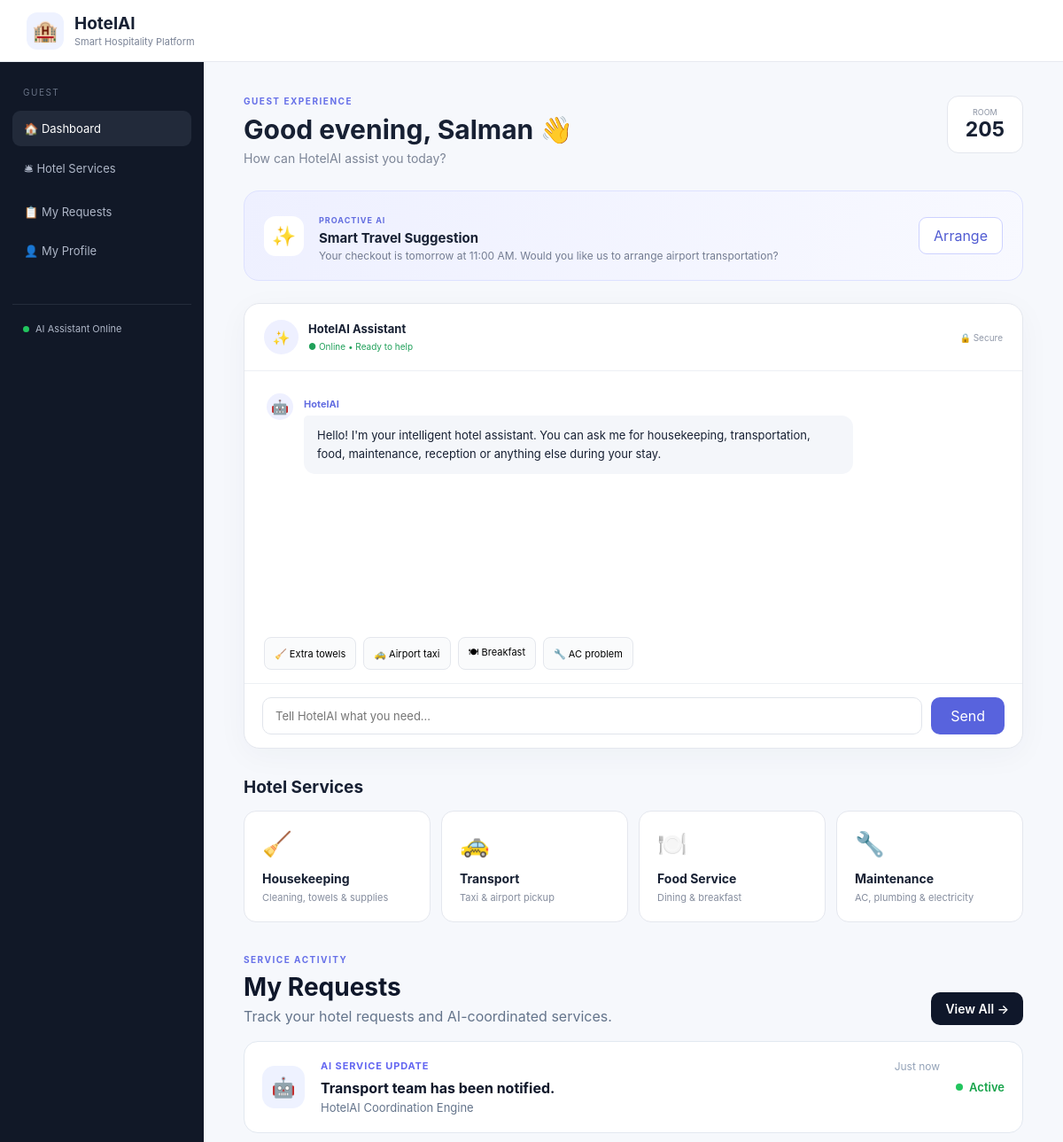
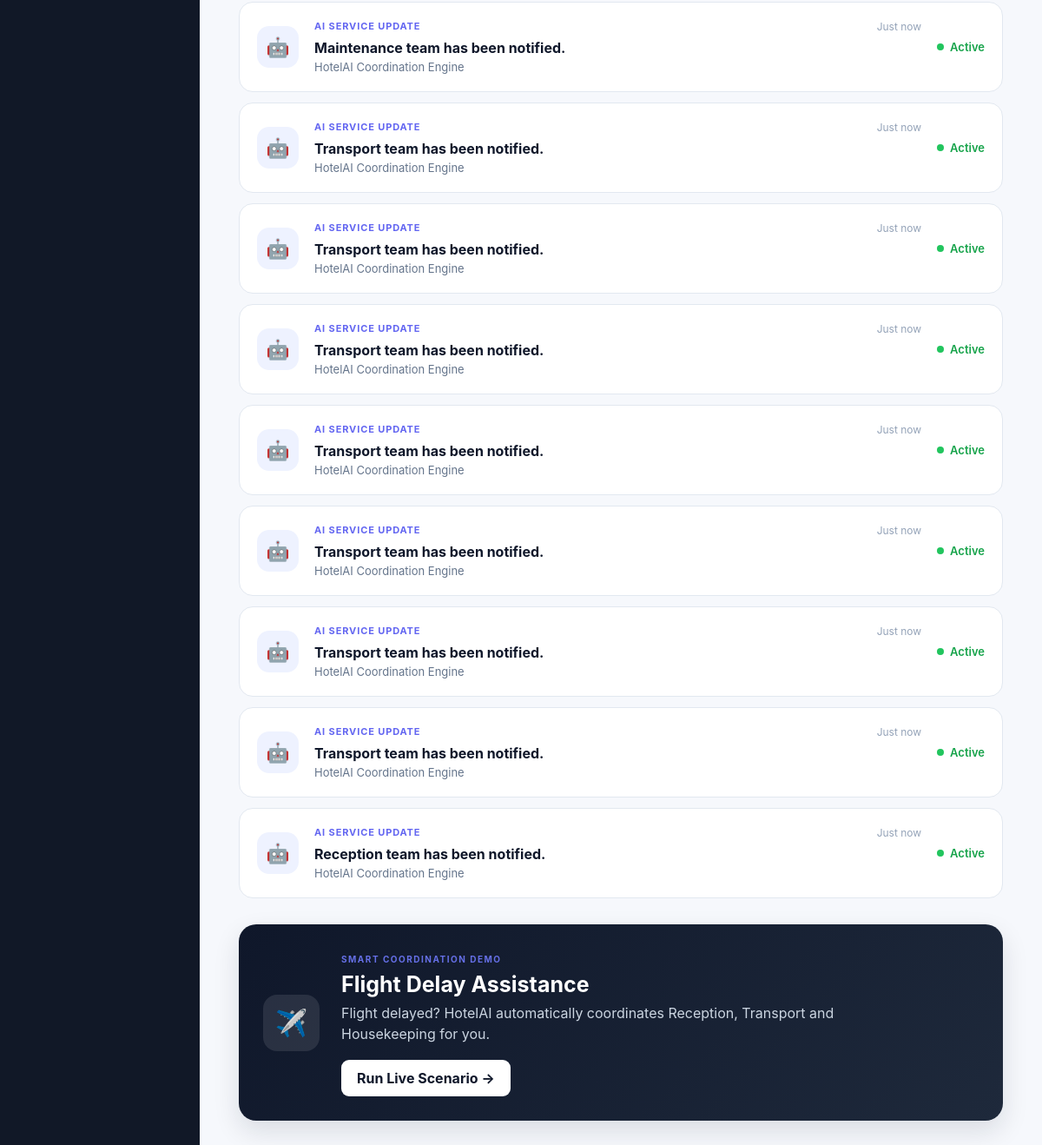
The page /guest on the database its author committed (2 pictures, top to bottom).
### tables this page shows
CREATE TABLE users (
            id INTEGER PRIMARY KEY AUTOINCREMENT,
            name TEXT NOT NULL,
            email TEXT UNIQUE NOT NULL,
            room TEXT,
            role TEXT DEFAULT 'guest'
        );

CREATE TABLE notifications (
            id INTEGER PRIMARY KEY AUTOINCREMENT,
            user_id INTEGER,
            message TEXT,
            read_status INTEGER DEFAULT 0,
            created_at TIMESTAMP DEFAULT CURRENT_TIMESTAMP
        );

### app.py (the view)
@app.route("/guest")
def guest_dashboard():
    user_id = session.get("user_id", 1)
    connection = get_db_connection()
    user = connection.execute(
        "SELECT * FROM users WHERE id = ?",
        (user_id,)
    ).fetchone()
    connection.close()
    proactive = get_proactive_message()
    notifications = get_notifications(user_id)
    return render_template(
        "guest_dashboard.html",
        user=user,
        proactive=proactive,
        notifications=notifications
    )

### database.py (called while the page is built)
def get_db_connection():
    connection = sqlite3.connect(Config.DATABASE)
    connection.row_factory = sqlite3.Row
    return connection

### services/notification.py (called while the page is built)
def get_notifications(user_id):
    connection = get_db_connection()
    notifications = connection.execute(
        """
        SELECT *
        FROM notifications
        WHERE user_id = ?
        ORDER BY id DESC
        """,
        (user_id,)
    ).fetchall()
    connection.close()
    return notifications

### services/proactive.py (called while the page is built)
def get_proactive_message():
    return {
        "title": "Smart Travel Suggestion",
        "message": "Your checkout is tomorrow at 11:00 AM. Would you like us to arrange airport transportation?"
    }

### templates/guest_dashboard.html (shortened to what this page needs)
{% extends "layout.html" %}
{% block content %}
<div class="app-layout">
    <aside class="sidebar">
        <div class="side-title">
            GUEST
        </div>
        <a class="active" href="/guest">
            🏠 Dashboard
        </a>
        <a href="/services">
            🛎 Hotel Services
        </a>
        <a href="/requests">
            📋 My Requests
        </a>
        <a href="/profile">
            👤 My Profile
        </a>
        <div class="side-bottom">
            <div class="online">
                <span></span>
                AI Assistant Online
            </div>
        </div>
    </aside>
    <main class="main">
        <div class="page-header">
            <div>
                <p class="eyebrow">
                    GUEST EXPERIENCE
                </p>
                <h1>
                    Good evening, {{ user["name"] }} 👋
                </h1>
                <p>
                    How can HotelAI assist you today?
                </p>
            </div>
            <div class="room-pill">
                <small>ROOM</small>
                <strong>
                    {{ user["room"] }}
                </strong>
            </div>
        </div>
        <div class="proactive-card">
            <div class="proactive-icon">
                ✨
            </div>
            <div class="proactive-text">
                <span>
                    PROACTIVE AI
                </span>
                <h3>
                    {{ proactive["title"] }}
                </h3>
                <p>
                    {{ proactive["message"] }}
                </p>
            </div>
            <button
                onclick="sendQuickRequest('Please arrange airport transportation for my checkout tomorrow')"
                class="outline-btn">
                Arrange
            </button>
        </div>
        <section class="chat-panel">
            <div class="chat-top">
                <div class="ai-profile">
                    <div class="ai-circle">
                        ✨
                    </div>
                    <div>
                        <strong>
                            HotelAI Assistant
                        </strong>
                        <small>
                            ● Online • Ready to help
                        </small>
                    </div>
                </div>
                <span class="secure">
                    🔒 Secure
                </span>
            </div>
            <div id="chatMessages" class="chat-messages">
                <div class="message ai-message">
                    <div class="message-avatar">
                        🤖
                    </div>
                    <div>
                        <strong>
                            HotelAI
                        </strong>
                        <p>
                            Hello! I'm your intelligent hotel
                            assistant. You can ask me for
                            housekeeping, transportation, food,
                            maintenance, reception or anything
                            else during your stay.
                        </p>
                    </div>
                </div>
            </div>
            <div class="quick-actions">
                <button
                    onclick="sendQuickRequest('I need two extra towels')">
                    🧹 Extra towels
                </button>
                <button
                    onclick="sendQuickRequest('I need an airport taxi')">
                    🚕 Airport taxi
                </button>
                <button
                    onclick="sendQuickRequest('What time is breakfast?')">
                    🍽 Breakfast
                </button>
                <button
                    onclick="sendQuickRequest('My AC is not working')">
                    🔧 AC problem
                </button>
            </div>
            <div class="chat-input-area">
                <input
                    id="messageInput"
                    type="text"
                    placeholder="Tell HotelAI what you need..."
                    onkeydown="handleEnter(event)"
                >
                <button
                    onclick="sendMessage()"
                    class="send-btn">
                    Send
                </button>
            </div>
        </section>
        <h2 class="section-heading">
            Hotel Services
        </h2>
        <div class="service-grid">
            <div
                class="service-box"
                onclick="sendQuickRequest('I need housekeeping')">
                <div>
                    🧹
                </div>
                <strong>
                    Housekeeping
                </strong>
                <p>
                    Cleaning, towels & supplies
                </p>
            </div>
            <div
                class="service-box"
                onclick="sendQuickRequest('I need transportation')">
                <div>
                    🚕
                </div>
                <strong>
                    Transport
                </strong>
                <p>
                    Taxi & airport pickup
                </p>
            </div>
            <div
                class="service-box"
                onclick="sendQuickRequest('I want food service information')">
                <div>
                    🍽️
                </div>
                <strong>
                    Food Service
                </strong>
                <p>
                    Dining & breakfast
                </p>
            </div>
            <div
                class="service-box"
                onclick="sendQuickRequest('My room AC has a problem')">
                <div>
                    🔧
                </div>
                <strong>
                    Maintenance
                </strong>
                <p>
                    AC, plumbing & electricity
                </p>
            </div>
        </div>
        <section class="guest-requests">
            <div class="guest-section-header">
                <div>
                    <span class="eyebrow">
                        SERVICE ACTIVITY
                    </span>
                    <h2>
                        My Requests
                    </h2>
                    <p>
                        Track your hotel requests and
                        AI-coordinated services.
                    </p>
                </div>
                <a
                    href="/requests"
                    class="view-all-btn">
                    View All →
                </a>
            </div>
            {% if notifications %}
                <div class="guest-request-list">
                    {% for notification in notifications %}
                    <div class="guest-request-card">
                        <div class="guest-request-icon">
                            🤖
                        </div>
                        <div class="guest-request-info">
                            <div class="guest-request-top">
                                <span class="request-label">
                                    AI SERVICE UPDATE
                                </span>
                                <span class="guest-request-time">
                                    Just now
                                </span>
                            </div>
                            <h3>
                                {{ notification["message"] }}
                            </h3>
                            <p>
                                HotelAI Coordination Engine
                            </p>
                        </div>
                        <div class="guest-request-status">
                            <span class="status-dot"></span>
                            Active
                        </div>
                    </div>
                    {% endfor %}
                </div>
            {% endif %}
        </section>
        <div class="demo-scenario">
            <div class="demo-scenario-icon">
                ✈️
            </div>
            <div class="demo-scenario-content">
                <span class="eyebrow">
                    SMART COORDINATION DEMO
                </span>
                <h2>
                    Flight Delay Assistance
                </h2>
                <p>
                    Flight delayed? HotelAI automatically
                    coordinates Reception, Transport and
                    Housekeeping for you.
                </p>
                <a
                    href="/flight-delay"
                    class="demo-scenario-btn">
                    Run Live Scenario →
                </a>
            </div>
        </div>
    </main>
</div>
{% endblock %}

### templates/layout.html (shortened to what this page needs)
<!DOCTYPE html>
<html lang="en">
<head>
    <link rel="stylesheet"
          href="{{ url_for('static', filename='css/style.css') }}">
</head>
<body>
<header class="topbar">
    <div class="brand">
        <div class="brand-icon">🏨</div>
        <div>
            <strong>HotelAI</strong>
            <small>Smart Hospitality Platform</small>
        </div>
    </div>
</header>
{% block content %}
{% endblock %}
</body>
</html>

### rows shown on the page
users: name "Salman", room "205"
notifications: message "Transport team has been notified."
notifications: message "Maintenance team has been notified."
notifications: message "Transport team has been notified."
notifications: message "Transport team has been notified."
notifications: message "Transport team has been notified."
notifications: message "Transport team has been notified."
notifications: message "Transport team has been notified."
notifications: message "Transport team has been notified."
notifications: message "Transport team has been notified."
notifications: message "Reception team has been notified."

### other values the page prints
{{ proactive["title"] }} "Smart Travel Suggestion"
{{ proactive["message"] }} "Your checkout is tomorrow at 11:00 AM. Would you like us to arrange airport transportation?"
